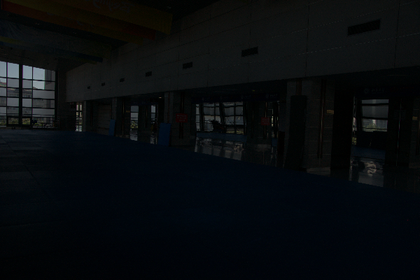
%> input picture dark10.png, 420 x 280 px, shrunk from 600 x 400 before the run
$ octave img_project_dark.m   (GNU Octave 9; MATLAB toolbox functions it lacks are replaced by stand-ins)
%> lines starting %> are read from the running program, lines starting %| are printed output that depends on the picture
clc; clear; close all;
py.importlib.import_module('tensorflow')
%> (this line was passed over: py is not available in this run)
%% ======================= Load Night Image ==========================
img = imread('dark10.png');   % <-- change this to your input image
%> img is the input picture: size 280x420x3 uint8; mean R, G, B 8, 11.2, 13.5
figure, imshow(img), title('Original Night Image');

% Convert to grayscale (some methods operate on grayscale)
gray = rgb2gray(img);

%% ======================= 1. Histogram Equalization =================
heq = histeq(gray);
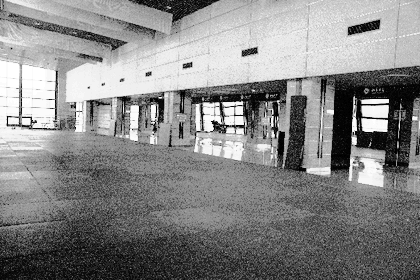
%> heq: size 280x420 uint8; min 0, max 255, mean 134.4
figure, imshow(heq), title('Histogram Equalized');

% Compute brightness (0 = black, 1 = white)
brightness = mean(gray(:)) / 255;
%> brightness = 0.0412

% Automatically set ClipLimit based on brightness
if brightness < 0.25
    clip = 0.04;
elseif brightness < 0.45
    clip = 0.02;
else
    clip = 0.008;
end

% Auto tile size: use smaller tiles for very dark images
if brightness < 0.25
    tiles = [4 4];
else
    tiles = [8 8];
end

% Apply adaptive CLAHE
clahe = adapthisteq(gray, ...
                    'ClipLimit', clip, ...
                    'NumTiles', tiles, ...
                    'Distribution', 'rayleigh');
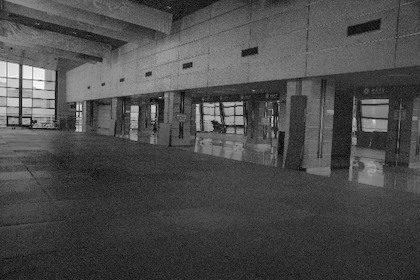
%> clahe: size 280x420 uint8; min 0, max 255, mean 75.5

figure, imshow(clahe), title(['Auto-CLAHE (ClipLimit=', num2str(clip), ')']);


%% ======================= 3. Gamma Correction ========================
gamma = 0.4;   % <--- can be tuned (0.3–0.6 good for night images)
gamma_corrected = imadjust(gray, [], [], gamma);
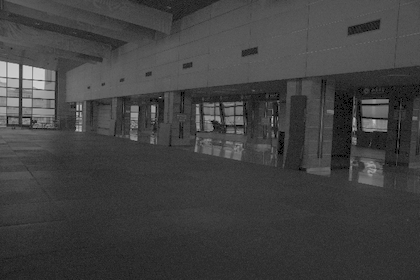
%> gamma_corrected: size 280x420 uint8; min 0, max 211, mean 64.5
figure, imshow(gamma_corrected), title(['Gamma Corrected (γ=', num2str(gamma), ')']);

%% ======================= 4. Median Filter Denoising =================
median_filtered = medfilt2(gray, [3 3]);
figure, imshow(median_filtered), title('Median Filtered');

%% ======================= 5. Bilateral Filtering (Edge-Preserving) ===
bilateral = imbilatfilt(gray, 20, 10);
figure, imshow(bilateral), title('Bilateral Filter (Denoised + Sharp)');

%% ======================= 6. Sharpening ==============================
sharpened = imsharpen(gray, 'Radius',2,'Amount',1.5);
figure, imshow(sharpened), title('Sharpened Image');

%% ======================= 7. Multi-Scale Retinex (MSR) ================
% MSR enhances illumination and preserves details
gray_double = im2double(gray);

scales = [15 80 250];
weights = [1 1 1] / 3;
MSR = zeros(size(gray_double));

for k = 1:length(scales)
    sigma = scales(k);
    blur = imgaussfilt(gray_double, sigma);
    MSR = MSR + weights(k) * log(1 + gray_double ./ blur);
end
%> this loop made 3 passes
%> pass 1, `MSR = MSR + weights(k) * log(1 + gray_double ./ blur);`:
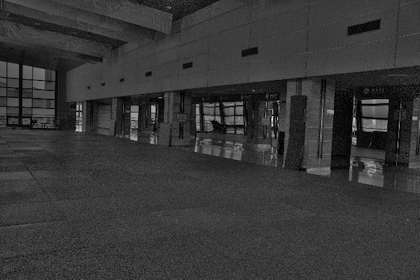
%> MSR: size 280x420 double; min 0, max 0.937, mean 0.217

% Normalize MSR to [0, 1]
MSR = mat2gray(MSR);

figure, imshow(MSR), title('Multi-Scale Retinex (MSR)');

%% ======================= 8. Color Restoration (optional) ============
% Apply MSR to each channel for color retinex
img_double = im2double(img);
MSR_color = img_double;

for ch = 1:3
    I = img_double(:,:,ch);
    MSR_ch = zeros(size(I));

    for k = 1:length(scales)
        blur = imgaussfilt(I, scales(k));
        MSR_ch = MSR_ch + weights(k)*log(1 + I./blur);
    end

    MSR_color(:,:,ch) = mat2gray(MSR_ch);
end
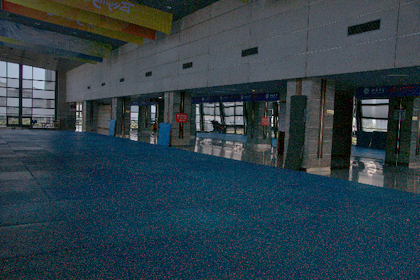
%> MSR_color: size 280x420x3 double; mean R, G, B 0.179, 0.248, 0.283

figure, imshow(MSR_color), title('Color Retinex Enhancement');

%% ======================= 9. FINAL NIGHT VISION PIPELINE =============
% Combine the best enhancements to create a professional night-vision output

% Step-by-step fusion:
fused = im2double(gray);
fused = 0.4*fused + 0.3*im2double(clahe) + 0.3*MSR;    % weighted fusion
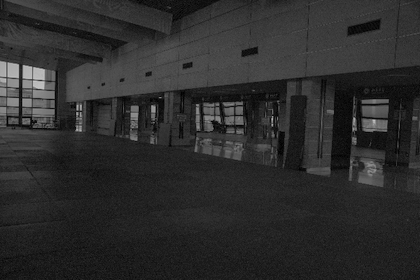
%> fused: size 280x420 double; min 0, max 0.778, mean 0.177
fused = imsharpen(fused, 'Radius',1.2, 'Amount',1.0);  % enhance edges
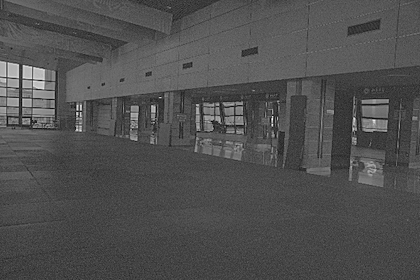
%> fused: size 280x420 double; min -0.234, max 1.08, mean 0.177; drawn with min black and max white
fused = mat2gray(fused);                               % normalize

figure, imshow(fused), title('FINAL Night Vision Enhanced Output');

%% ======================= 10. Quantitative Evaluation =================
% Entropy and Contrast metrics

% Convert images to uint8 if needed
orig_uint8   = im2uint8(gray);
clahe_uint8  = im2uint8(clahe);
msr_uint8    = im2uint8(MSR);
final_uint8  = im2uint8(fused);

%% -------- Entropy Calculation --------
entropy_original = entropy(orig_uint8);
%> entropy_original = 4.47
entropy_clahe    = entropy(clahe_uint8);
%> entropy_clahe = 6.83
entropy_msr      = entropy(msr_uint8);
%> entropy_msr = 6.51
entropy_final    = entropy(final_uint8);
%> entropy_final = 6.11

%% -------- Contrast Calculation --------
% Contrast defined as standard deviation of intensity values
contrast_original = std(double(orig_uint8(:)));
%> contrast_original = 13.75
contrast_clahe    = std(double(clahe_uint8(:)));
%> contrast_clahe = 34.72
contrast_msr      = std(double(msr_uint8(:)));
%> contrast_msr = 27.05
contrast_final    = std(double(final_uint8(:)));
%> contrast_final = 20.18

%% -------- Display Results --------
fprintf('\n===== Entropy Results =====\n');
fprintf('Original Image   : %.4f\n', entropy_original);
%| Original Image   : 4.4746
fprintf('CLAHE Image      : %.4f\n', entropy_clahe);
%| CLAHE Image      : 6.8265
fprintf('MSR Image        : %.4f\n', entropy_msr);
%| MSR Image        : 6.5127
fprintf('Final Enhanced   : %.4f\n', entropy_final);
%| Final Enhanced   : 6.1132

fprintf('\n===== Contrast Results =====\n');
fprintf('Original Image   : %.4f\n', contrast_original);
%| Original Image   : 13.7460
fprintf('CLAHE Image      : %.4f\n', contrast_clahe);
%| CLAHE Image      : 34.7213
fprintf('MSR Image        : %.4f\n', contrast_msr);
%| MSR Image        : 27.0493
fprintf('Final Enhanced   : %.4f\n', contrast_final);
%| Final Enhanced   : 20.1790

%% ======================= SAVE OUTPUT ================================
imwrite(fused, 'night_vision_output.jpg');
disp('Night Vision Enhancement Completed');

$ run again, with dark11.png copied over dark10.png
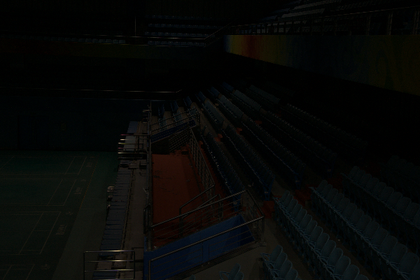
%> input picture dark11.png, 420 x 280 px, shrunk from 600 x 400 before the run
%> img is the input picture: size 280x420x3 uint8; mean R, G, B 7, 8.2, 6.8
%> `heq = histeq(gray);`:
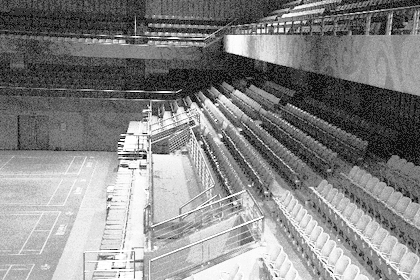
%> heq: size 280x420 uint8; min 12, max 255, mean 134.5
%> brightness = 0.0302
%> `fused = imsharpen(fused, 'Radius',1.2, 'Amount',1.0);`:
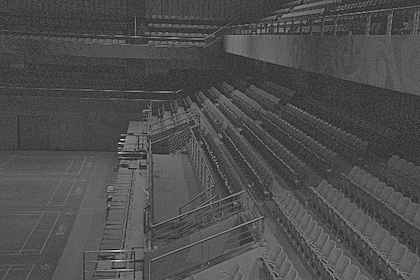
%> fused: size 280x420 double; min -0.301, max 1.23, mean 0.167; drawn with min black and max white
%> entropy_original = 4.34
%> entropy_clahe = 6.28
%> entropy_msr = 6.66
%> entropy_final = 6.14
%> contrast_original = 7.28
%> contrast_clahe = 36.09
%> contrast_msr = 30.92
%> contrast_final = 17.97
%| Original Image   : 4.3379
%| CLAHE Image      : 6.2797
%| MSR Image        : 6.6610
%| Final Enhanced   : 6.1398
%| Original Image   : 7.2790
%| CLAHE Image      : 36.0863
%| MSR Image        : 30.9196
%| Final Enhanced   : 17.9732

$ run again, with dark13.png copied over dark10.png
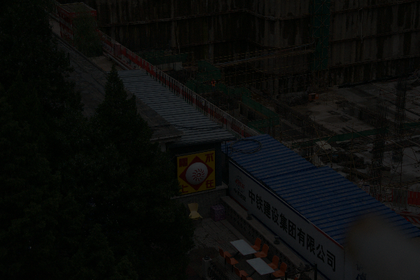
%> input picture dark13.png, 420 x 280 px, shrunk from 600 x 400 before the run
%> img is the input picture: size 280x420x3 uint8; mean R, G, B 11.4, 12.4, 10.8
%> brightness = 0.0467
%> `fused = imsharpen(fused, 'Radius',1.2, 'Amount',1.0);`:
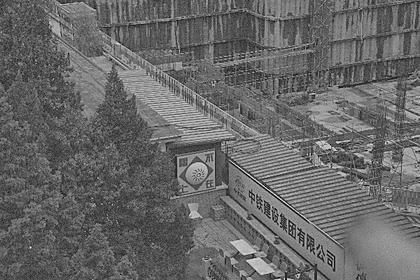
%> fused: size 280x420 double; min -0.199, max 0.847, mean 0.228; drawn with min black and max white
%> entropy_original = 4.83
%> entropy_clahe = 7.34
%> entropy_msr = 6.97
%> entropy_final = 6.98
%> contrast_original = 8.74
%> contrast_clahe = 45
%> contrast_msr = 31.31
%> contrast_final = 31.38
%| Original Image   : 4.8286
%| CLAHE Image      : 7.3419
%| MSR Image        : 6.9689
%| Final Enhanced   : 6.9795
%| Original Image   : 8.7424
%| CLAHE Image      : 44.9987
%| MSR Image        : 31.3054
%| Final Enhanced   : 31.3758
